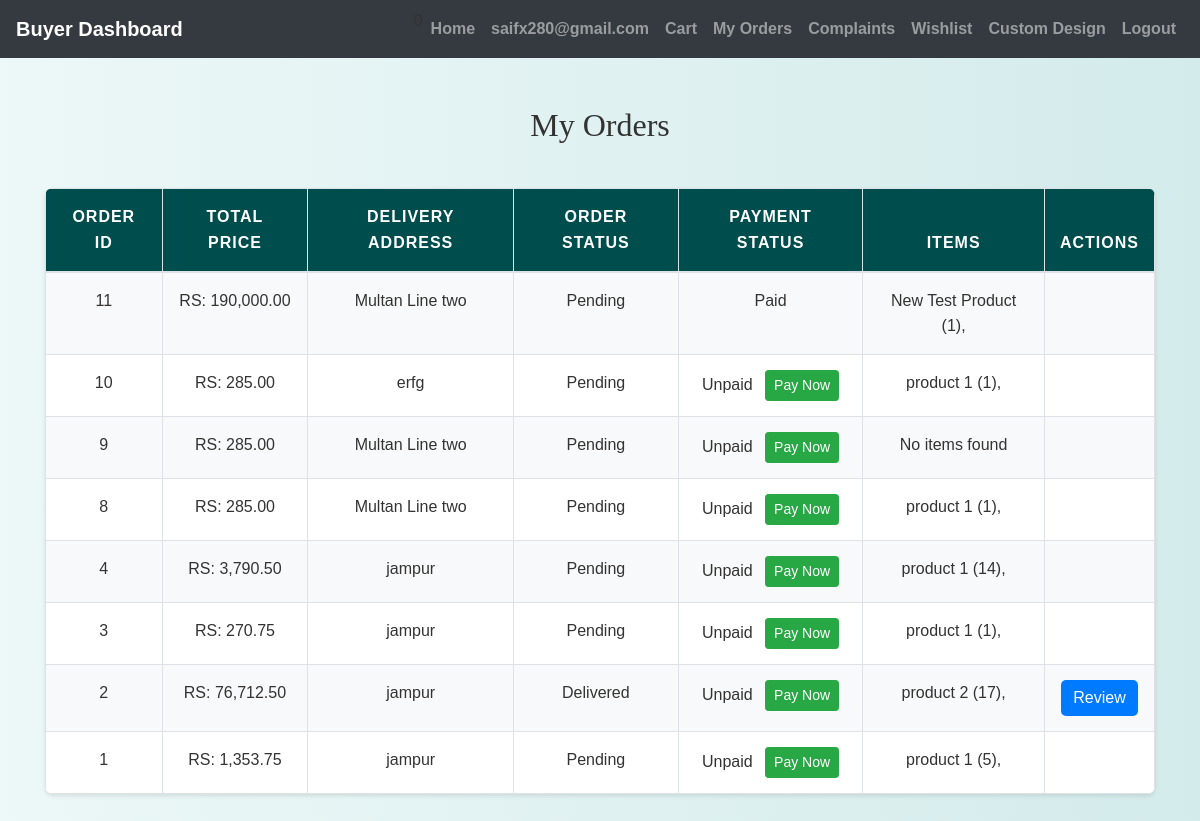
The app's page /buyer/my_orders.php (signed in) with its own data.
### tables this page shows
CREATE TABLE `orders` (
  `OrderID` int(11) NOT NULL,
  `UserID` int(11) NOT NULL,
  `TotalPrice` decimal(10,2) NOT NULL,
  `DeliveryAddress` varchar(255) NOT NULL,
  `OrderStatus` enum('Pending','Processing','Shipped','Delivered','Cancelled') NOT NULL DEFAULT 'Pending',
  `PaymentMethod` varchar(50) NOT NULL DEFAULT 'Cash on Delivery',
  `PaymentStatus` enum('unpaid','paid') NOT NULL DEFAULT 'unpaid',
  `OrderTime` datetime NOT NULL DEFAULT current_timestamp()
);

CREATE TABLE `order_items` (
  `OrderItemID` int(11) NOT NULL,
  `OrderID` int(11) NOT NULL,
  `ProductID` int(11) NOT NULL,
  `Quantity` int(11) NOT NULL
);

CREATE TABLE `products` (
  `ProductID` int(11) NOT NULL,
  `ProductName` varchar(255) NOT NULL,
  `Description` text NOT NULL,
  `Price` decimal(10,2) NOT NULL,
  `StockQuantity` int(11) NOT NULL,
  `CategoryID` int(11) DEFAULT NULL,
  `SellerID` int(11) DEFAULT NULL,
  `ImageURL` varchar(255) DEFAULT NULL,
  `Timestamp` timestamp NOT NULL DEFAULT current_timestamp(),
  `status` enum('pending','approved','rejected') DEFAULT 'approved'
);

### buyer/my_orders.php (the view, shortened to what this page needs)
<?php
include('config.php');
$user_id = $_SESSION['id'];
$sql_orders = "SELECT * FROM orders WHERE UserID = $user_id ORDER BY OrderID DESC";
$result_orders = mysqli_query($conn, $sql_orders);
?>
<!DOCTYPE html>
<html lang="en">
<head>
    <link rel="stylesheet" href="https://maxcdn.bootstrapcdn.com/bootstrap/4.0.0/css/bootstrap.min.css">
    <link rel="stylesheet" href="./css/style.css">
</head>
<body>
    <?php include('buyer_navbar.php'); ?>
    <div class="container mt-5">
        <h2 class="mb-4">My Orders</h2>
        <div class="row">
            <div class="col-md-12">
                <?php if (mysqli_num_rows($result_orders) > 0): ?>
                    <table class="table">
                        <thead>
                            <tr>
                                <th>Order ID</th>
                                <th>Total Price</th>
                                <th>Delivery Address</th>
                                <th>Order Status</th>
                                <th>Payment Status</th>
                                <th>Items</th>
                                <th>Actions</th>
                            </tr>
                        </thead>
                        <tbody>
                            <?php while ($row = mysqli_fetch_assoc($result_orders)): ?>
                                <tr>
                                    <td><?php echo $row['OrderID']; ?></td>
                                    <td>RS: <?php echo number_format($row['TotalPrice'], 2); ?></td>
                                    <td><?php echo $row['DeliveryAddress']; ?></td>
                                    <td><?php echo $row['OrderStatus']; ?></td>
                                    <td>
                                        <?php echo ucfirst($row['PaymentStatus']); ?>
                                        <?php if ($row['PaymentStatus'] == 'unpaid'): ?>
                                            <a href="pay_now.php?order_id=<?php echo $row['OrderID']; ?>" class="btn btn-sm btn-success ml-2">Pay Now</a>
                                        <?php endif; ?>
                                    </td>
                                    <td>
                                        <?php
                                        $order_id = $row['OrderID'];
                                        $sql_order_items = "SELECT products.ProductName, order_items.Quantity
                                                            FROM order_items
                                                            JOIN products ON order_items.ProductID = products.ProductID
                                                            WHERE order_items.OrderID = $order_id";
                                        $result_order_items = mysqli_query($conn, $sql_order_items);
                                        if (mysqli_num_rows($result_order_items) > 0) {
                                            while ($item = mysqli_fetch_assoc($result_order_items)) {
                                                echo $item['ProductName'] . ' (' . $item['Quantity'] . '), ';
                                            }
                                        } else {
                                            echo "No items found";
                                        }
                                        ?>
                                    </td>
                                    <td>
                                        <?php if ($row['OrderStatus'] == 'Delivered'): ?>
                                            <a href="review.php?order_id=<?php echo $row['OrderID']; ?>" class="btn btn-primary">Review</a>
                                        <?php endif; ?>
                                    </td>
                                </tr>
                            <?php endwhile; ?>
                        </tbody>
                    </table>
                <?php else: ?>
                    <div class="alert alert-info" role="alert">You have no orders yet.</div>
                <?php endif; ?>
            </div>
        </div>
    </div>
</body>
</html>

### buyer/css/style.css (style rules this page uses)
body { background: linear-gradient(90deg, rgba(233, 246, 246, 0.831), rgba(207, 233, 233, 0.9)); font-family: 'Arial', sans-serif; color: #333; line-height: 1.6; }
h1, h2, h3, h4 { text-align: center; margin-top: 30px; margin-bottom: 30px; font-family: 'Georgia', serif; }
.container { margin-bottom: 40px; }
.table { width: 100%; border-collapse: collapse; margin-top: 20px; font-size: 16px; background-color: #ffffff; border-radius: 8px; overflow: hidden; box-shadow: 0 2px 4px rgba(0, 0, 0, 0.1); }
.table th, .table td { padding: 15px; border: 1px solid #dee2e6; text-align: center; }
.table thead th { background-color: #004d4d; color: white; font-weight: bold; text-transform: uppercase; letter-spacing: 1px; }
.table tbody tr:nth-child(odd) { background-color: #f8f9fa; }
.btn-primary { color: #fff; border: none; border-radius: 5px; cursor: pointer; transition: background-color 0.3s ease; }
a { color: #006666; text-decoration: none; font-weight: bold; }

### records on screen
orders: OrderID "11", TotalPrice "190,000.00", DeliveryAddress "Multan Line two", OrderStatus "Pending", PaymentStatus "Paid"
order_items: ProductID.ProductName "New Test Product", Quantity "1"
orders: OrderID "10", TotalPrice "285.00", DeliveryAddress "erfg", OrderStatus "Pending", PaymentStatus "Unpaid"
order_items: ProductID.ProductName "product 1", Quantity "1"
orders: OrderID "9", TotalPrice "285.00", DeliveryAddress "Multan Line two", OrderStatus "Pending", PaymentStatus "Unpaid", shows "No items found"
orders: OrderID "8", TotalPrice "285.00", DeliveryAddress "Multan Line two", OrderStatus "Pending", PaymentStatus "Unpaid"
order_items: ProductID.ProductName "product 1", Quantity "1"
orders: OrderID "4", TotalPrice "3,790.50", DeliveryAddress "jampur", OrderStatus "Pending", PaymentStatus "Unpaid"
order_items: ProductID.ProductName "product 1", Quantity "14"
orders: OrderID "3", TotalPrice "270.75", DeliveryAddress "jampur", OrderStatus "Pending", PaymentStatus "Unpaid"
order_items: ProductID.ProductName "product 1", Quantity "1"
orders: OrderID "2", TotalPrice "76,712.50", DeliveryAddress "jampur", OrderStatus "Delivered", PaymentStatus "Unpaid"
order_items: ProductID.ProductName "product 2", Quantity "17"
orders: OrderID "1", TotalPrice "1,353.75", DeliveryAddress "jampur", OrderStatus "Pending", PaymentStatus "Unpaid"
order_items: ProductID.ProductName "product 1", Quantity "5"

### other values on screen
$_SESSION["email"] "saifx280@gmail.com"
